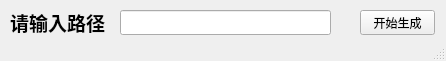
<?xml version="1.0" encoding="UTF-8"?>
<ui version="4.0">
 <class>MainWindow</class>
 <widget class="QMainWindow" name="MainWindow">
  <property name="geometry">
   <rect>
    <x>0</x>
    <y>0</y>
    <width>446</width>
    <height>61</height>
   </rect>
  </property>
  <property name="windowTitle">
   <string>MainWindow</string>
  </property>
  <widget class="QWidget" name="centralwidget">
   <widget class="QLabel" name="label">
    <property name="geometry">
     <rect>
      <x>10</x>
      <y>10</y>
      <width>111</width>
      <height>25</height>
     </rect>
    </property>
    <property name="font">
     <font>
      <family>Agency FB</family>
      <pointsize>14</pointsize>
      <weight>75</weight>
      <bold>true</bold>
     </font>
    </property>
    <property name="text">
     <string>请输入路径</string>
    </property>
   </widget>
   <widget class="QLineEdit" name="lineEdit">
    <property name="geometry">
     <rect>
      <x>120</x>
      <y>10</y>
      <width>211</width>
      <height>25</height>
     </rect>
    </property>
   </widget>
   <widget class="QPushButton" name="pushButton">
    <property name="geometry">
     <rect>
      <x>360</x>
      <y>10</y>
      <width>75</width>
      <height>25</height>
     </rect>
    </property>
    <property name="text">
     <string>开始生成</string>
    </property>
   </widget>
  </widget>
  <widget class="QStatusBar" name="statusbar"/>
 </widget>
 <resources/>
 <connections/>
</ui>
